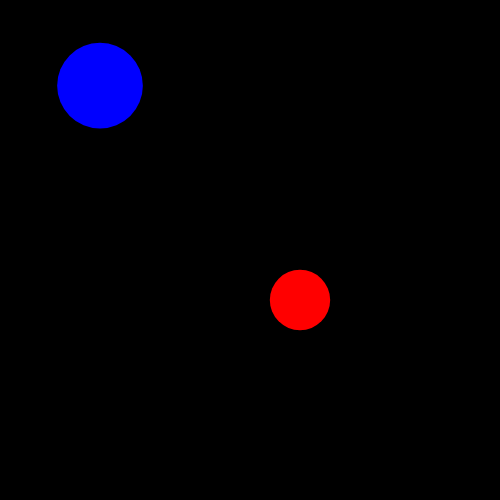
Frame 1 (no input)
Frame 60 (no input): identical to frame 1, image omitted
Frame 120 (the mouse pressed at the canvas centre since frame 60): identical to frame 1, image omitted

The p5.js sketch that drew this single still picture (run headless with seeded random() and noise() and a simulated clock; from frame 60 on, the mouse is pressed at the canvas centre):

// p5.js sketch
// ── sketch.js
let myXPos = 100;
let myYPos = 100;
let mySize;
let enemyXPos = 300;
let enemyYPos = 300;
let enemySize;

function setup() {
  createCanvas(500, 500);
  noStroke();

  mySize = random(50, 100);
  enemySize = random(50, 100);
}

function draw() {
  background(0);

  fill(255, 0, 0);
  ellipse(enemyXPos, enemyYPos, enemySize, enemySize);
  fill(0, 0, 255)
  ellipse(myXPos, mySize, mySize, mySize);
  let distance = dist(myXPos, myYPos, enemyXPos, enemyYPos)

  if (keyIsDown(LEFT_ARROW)) {
    myXPos -= 3;
  }

  if (keyIsDown(RIGHT_ARROW)) {
    myXPos += 3;
  }

  if (keyIsDown(UP_ARROW)) {
    myYPos -= 3;
  }

  if (keyIsDown(DOWN_ARROW)) {
    myYPos += 3;

    if (distance <= (mySize/2)+(enemySize/2)){
      fill(random(225), random(255), random(255))
      textSize(22)
      text("hiiii", 140, 480)
    }
  }
}
